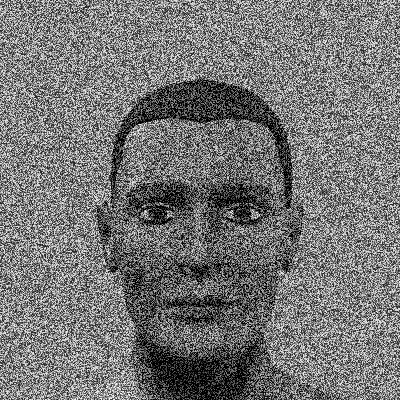
#> input picture ML/Day13/man.jpg, 400 x 400 px
$ python 14o.py
#> lines starting #> are read from the running program, lines starting #| are printed output that depends on the picture
import cv2
import numpy as np

img = cv2.imread('man.jpg',0)
#> img is the input picture: shape (400, 400); min 0, max 255, mean 117.4
kernel = np.ones((2,2),np.uint8)
closing = cv2.morphologyEx(img, cv2.MORPH_CLOSE, kernel)
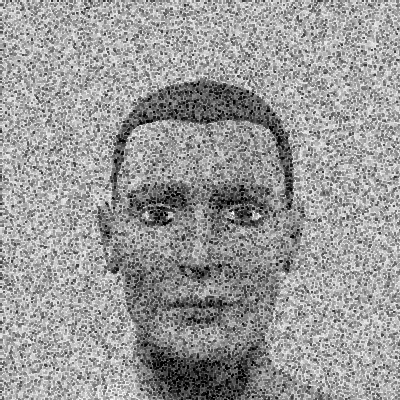
#> closing: shape (400, 400); min 0, max 255, mean 153.2
img=np.hstack((img,closing))
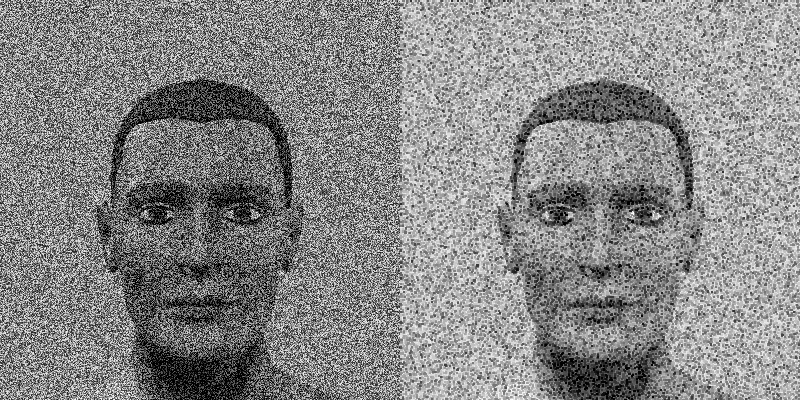
#> img: shape (400, 800); min 0, max 255, mean 135.3
cv2.imshow('dst',img)
cv2.waitKey(0)
cv2.destroyAllWindows()

$ run again, with ML/Day13/Direct_blending.jpg copied over ML/Day13/man.jpg
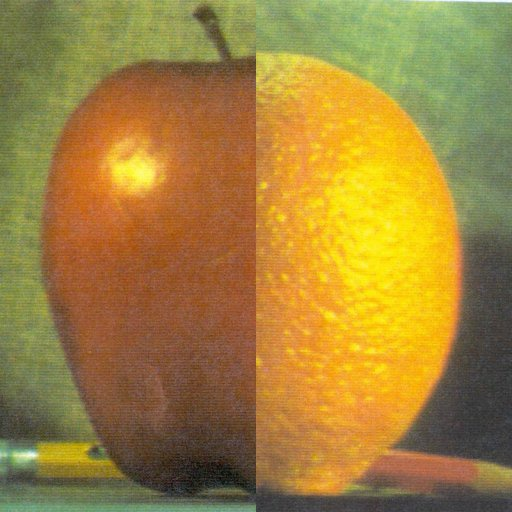
#> input picture ML/Day13/Direct_blending.jpg, 512 x 512 px
#> `img = cv2.imread('man.jpg',0)`:
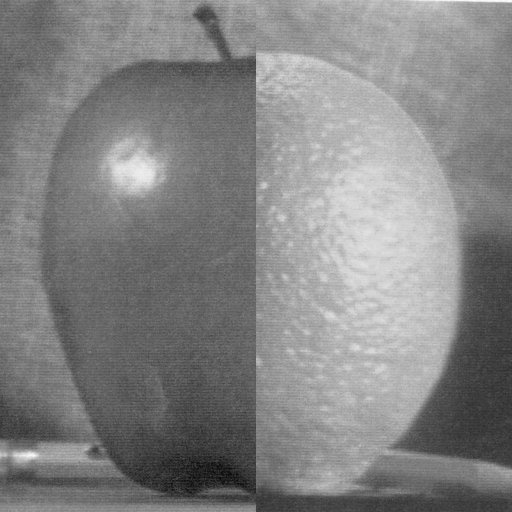
#> img: shape (512, 512); min 7, max 252, mean 131.4
#> `img=np.hstack((img,closing))`:
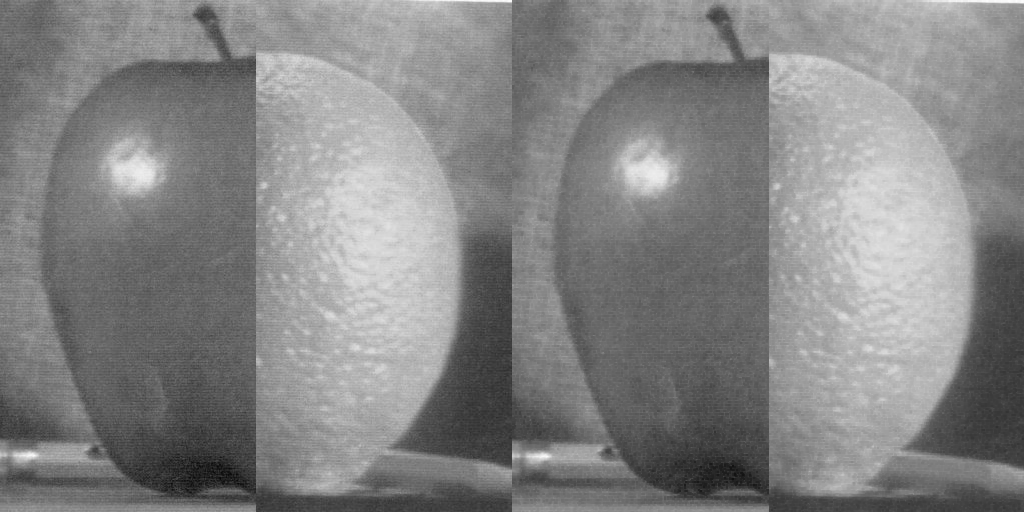
#> img: shape (512, 1024); min 7, max 252, mean 132.4

$ run again, with ML/Day13/apple.jpg copied over ML/Day13/man.jpg
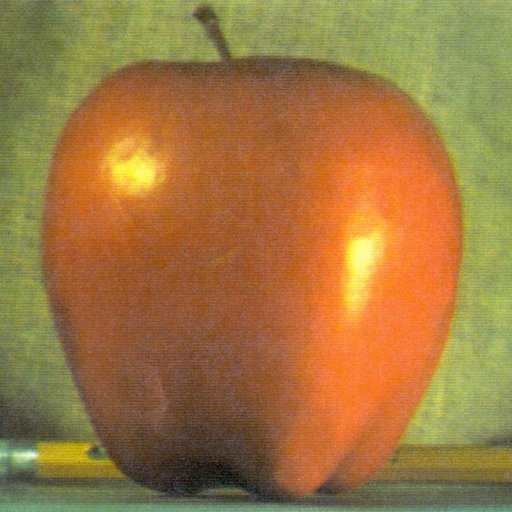
#> input picture ML/Day13/apple.jpg, 512 x 512 px
#> `img = cv2.imread('man.jpg',0)`:
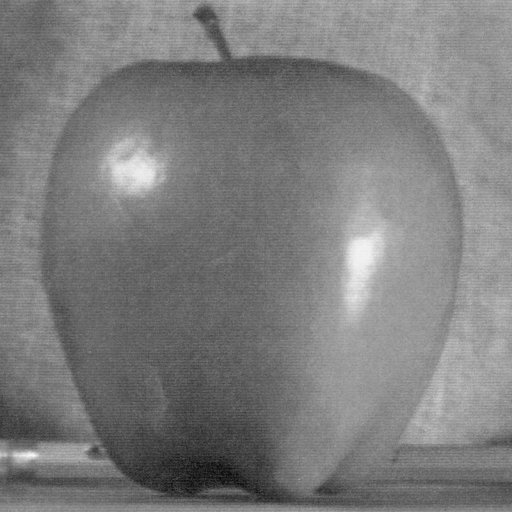
#> img: shape (512, 512); min 7, max 250, mean 125.2
#> `img=np.hstack((img,closing))`:
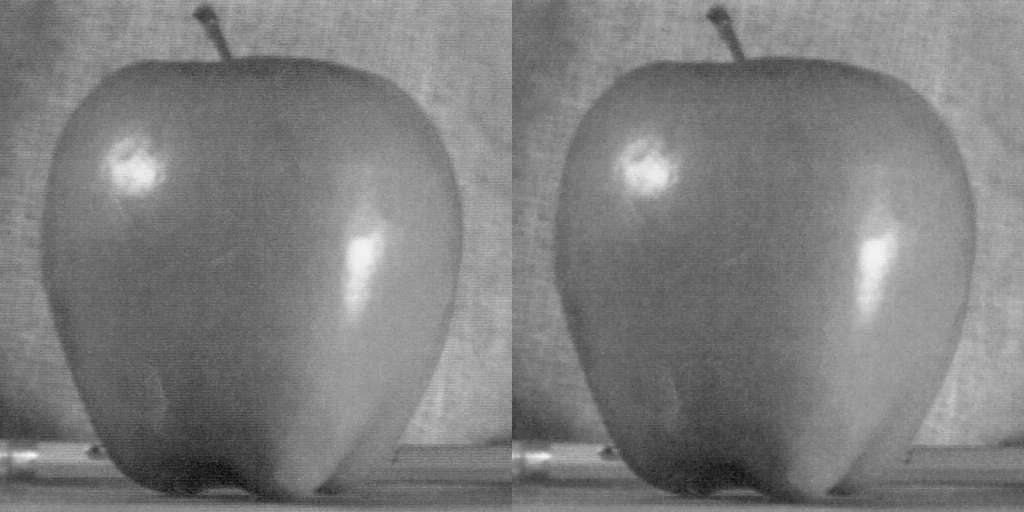
#> img: shape (512, 1024); min 7, max 250, mean 126.1

$ run again, with ML/Day13/butterfly.jpg copied over ML/Day13/man.jpg
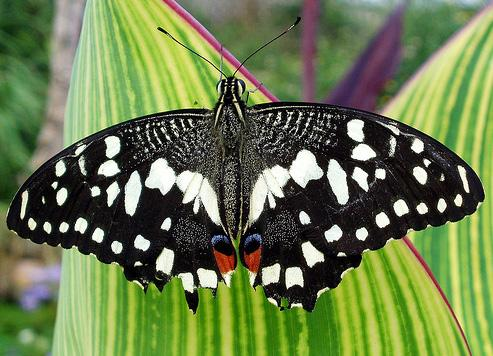
#> input picture ML/Day13/butterfly.jpg, 493 x 356 px
#> `closing = cv2.morphologyEx(img, cv2.MORPH_CLOSE, kernel)`:
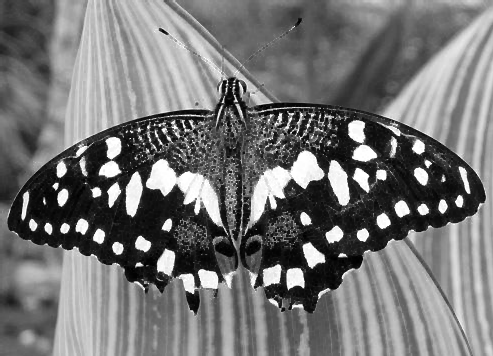
#> closing: shape (356, 493); min 0, max 255, mean 116.9
#> `img=np.hstack((img,closing))`:
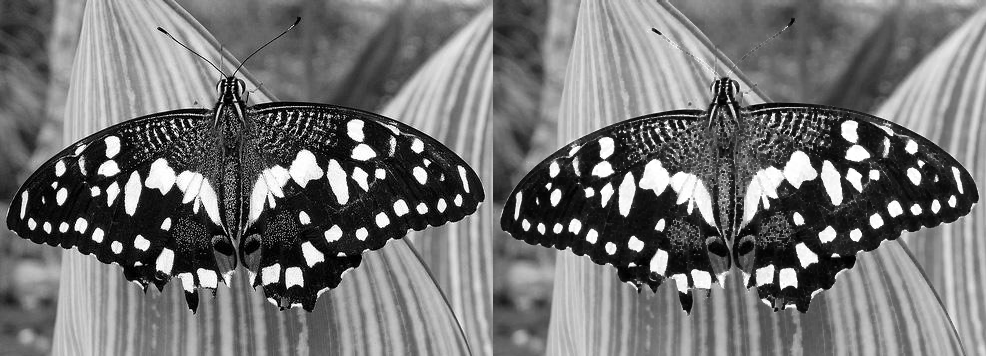
#> img: shape (356, 986); min 0, max 255, mean 115.1
